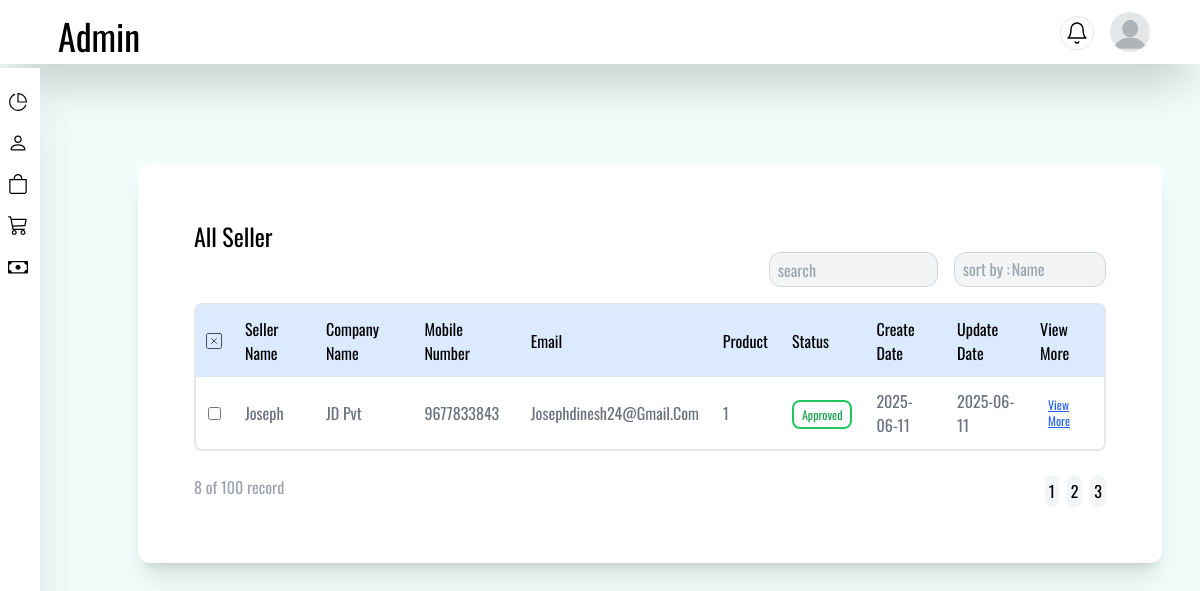
Screenshot of /admin/seller (signed in) with the database file from the repository.
### admin/models.py (models this page shows, shortened)
class Seller(db.Model,UserMixin):
    __tablename__ = "seller_info"
    seller_id = db.Column(UUID(as_uuid=True),primary_key=True,default=uuid.uuid4)
    seller_name = db.Column(db.String(100),nullable=False)
    email_id = db.Column(db.String(250),nullable=False,unique=True)
    email_verification = db.Column(db.Boolean,default=False)
    mobile_number = db.Column(db.String(100),nullable=False,unique=True)
    password = db.Column(db.String(200),nullable=False)
    company_name = db.Column(db.String(200),nullable=False)
    street = db.Column(db.Text,nullable=False)
    city = db.Column(db.String(100),nullable=False)
    state = db.Column(db.String(100),nullable=False)
    postal_code = db.Column(db.String(20),nullable=False)
    country = db.Column(db.String(100),nullable=False)
    document_copy = db.Column(db.Text,nullable=False)  # Photo Document
    company_description = db.Column(db.Text)
    created_date = db.Column(db.DateTime, default=db.func.current_timestamp())
    updated_date = db.Column(db.DateTime, default=db.func.current_timestamp(), onupdate=db.func.current_timestamp())
    approved_status = db.Column(db.String(50),nullable=False,default='pending')   # Approved or Reject
    admin_id = db.Column(UUID(as_uuid=True),db.ForeignKey('admin_info.admin_id'))
    deleted_date = db.Column(db.DateTime, nullable=True)

### admin/admins/routes.py (the view)
@admin.route('/admin/seller')
@login_required
def adminsite_seller():
    if isinstance(current_user,Seller):
        return redirect(url_for('seller.home'))
    else:
        sellerrequest = Seller.query.all()
        return render_template("admin/adminseller.html",requests=sellerrequest)

### admin/models.py (called while the page is built)
@login_manager.user_loader
def load_user(id):
    user_id = uuid.UUID(id)
    admin = Admin.query.get(user_id)
    if admin:
        return admin
    seller =  Seller.query.get(user_id)
    if seller:
        return seller
    return User.query.get(user_id)

### admin/templates/admin/adminseller.html (shortened to what this page needs)
{% extends 'admin/adminbase.html' %}
{% block body %}
<section class="flex justify-center">
    <div class="container">
        <div class="w-full p-14 bg-white rounded-xl shadow-xl">
            <h1 class="text-2xl">All Seller</h1>
            <div class="flex justify-end space-x-4">
                <input type="search" placeholder="search" class="p-1 px-2 border border-gray-300 bg-gray-100 rounded-xl">
                <section class="w-1/6 flex bg-gray-100 border border-gray-300 rounded-xl text-gray-400 p-1 px-2">sort by :
                    <option>Name</option>
                </section>
            </div>
            <div class="border-2 rounded-lg mt-4">
                <table class="w-full">
                    <thead class="bg-blue-100 capitalize">
                        <tr>
                            <td class="p-2">
                            </td>
                            <td class="p-3">seller name</td>
                            <td class="p-3">company name</td>
                            <td class="p-3">mobile number</td>
                            <td class="p-3">email</td>
                            <td class="p-3">product</td>
                            <td class="p-3">status</td>
                            <td class="p-3">create date</td>
                            <td class="p-3">update date</td>
                            <td class="p-3">view more</td>
                        </tr>
                    </thead>
                    <tbody class="capitalize divide-y-2 text-gray-500">
                        {% for request in requests %}
                        <tr>
                            <td class="p-2">
                                <input class="mx-1" type="checkbox">
                            </td>
                            <td class="p-3">{{request.seller_name}}</td>
                            <td class="p-3">{{request.company_name}}</td>
                            <td class="p-3">{{request.mobile_number}}</td>
                            <td class="p-3">{{request.email_id}}</td>
                            <td class="p-3">
                                <a {{ "href=product?sellerid=%s"|format(request.seller_id) if request.product else '' }}>
                                    {{request.product|length}}
                                </a>
                            </td>
                            <td class="p-3">
                                <span class=" text-xs p-1 px-2 border-2 {{ 'text-yellow-600 border-yellow-500' if request.approved_status=='pending' else 'text-red-600 border-red-500' if request.approved_status=='reject' else 'text-green-600 border-green-500'}} rounded-lg">
                                    {{request.approved_status}}</span>
                            </td>
                            <td class="p-3">{{request.created_date.strftime('%Y-%m-%d')}}</td>
                            <td class="p-3">{{request.updated_date.strftime('%Y-%m-%d')}}</td>
                            <td class="p-3">
                                <a id="editbutton" href="{{url_for('admins.requestform',request_id=request.seller_id)}}" class="underline rounded-md  text-blue-600 p-2 flex justify-between items-center">
                                    <span class="text-xs"> view more</span>
                                </a>
                            </td>
                        </tr>
                        {% endfor %}
                    </tbody>
                </table>
            </div>
            <div class="flex justify-between mt-6 ">
                <div>
                    <span class="text-gray-400">8 of 100 record </span>
                </div>
                <div class="flex space-x-2">
                    <p class="bg-gray-100 rounded-xl p-1">1</p>
                    <p class="bg-gray-100 rounded-xl p-1">2</p>
                    <p class="bg-gray-100 rounded-xl p-1">3</p>
                </div>
            </div>
        </div>
    </div>
</section>
{% endblock %}

### admin/templates/admin/adminbase.html (style rules this page uses)
.oswald { font-family: "Oswald", sans-serif; font-optical-sizing: auto; font-weight: 400; font-style: normal; }

### rows the page displays
Seller: seller_name "Joseph", company_name "JD Pvt", mobile_number "9677833843", email_id "Josephdinesh24@gmail.com", product|length "1", approved_status "Approved", created_date "2025-06-11", updated_date "2025-06-11"
